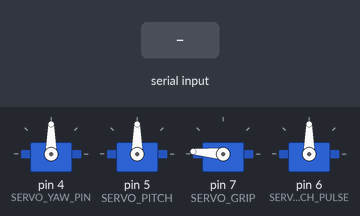
A sketch run on a simulated Arduino Uno, built with avr-gcc and run on an emulated ATmega328P. On the bench: 4 × servo. The inputs (shaded band) are chosen by the test bench.

Above: at 1.2 s.
1.3 s: "90,45\n" received over Serial
At 2.5 s:
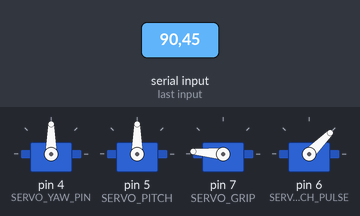
2.8 s: "30,150\n" received over Serial
At 3.9 s:
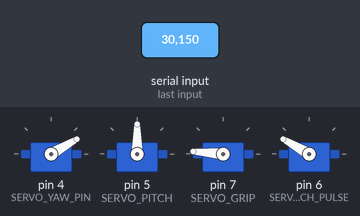
4.3 s: "1,90\n" received over Serial
At 5.0 s:
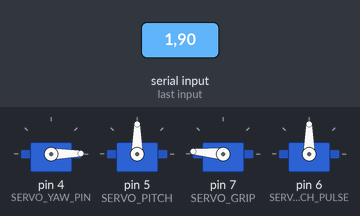
Timing chart, 0 to 7.3 s (numbered marks = the images above; inputs shaded):
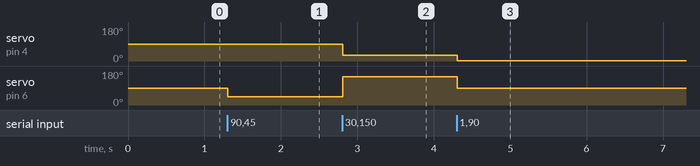

The sketch:

final_script_arduino.ino
```cpp
#include <Servo.h>

// Criação dos objetos Servo
Servo servo_yaw;     // Movimento da base (Yaw)
Servo servo_pitch;   // Movimento vertical (Pitch)
Servo servo_pulse;
Servo servo_gripper;

// Pinos correspondentes
const int SERVO_YAW_PIN = 4;
const int SERVO_PITCH = 5;
const int SERVO_PITCH_PULSE = 6;
const int SERVO_GRIP = 7;

void setup() {
  Serial.begin(9600);
  servo_yaw.attach(SERVO_YAW_PIN);
  servo_pitch.attach(SERVO_PITCH);
  servo_gripper.attach(SERVO_GRIP);
  servo_pulse.attach(SERVO_PITCH_PULSE);

  // Posições iniciais (neutras)
  servo_yaw.write(90);
  servo_pitch.write(90);
  servo_pulse.write(90);
  servo_gripper.write(175);
}

void loop() {
  if (Serial.available()) {
    // Lê a linha recebida (espera algo como "120,90\n")
    String data = Serial.readStringUntil('\n');

    // Encontra a posição da vírgula
    int commaIndex = data.indexOf(',');

    // Garante que a vírgula existe
    if (commaIndex > 0) {
      // Extrai os dois valores como strings
      String yawStr = data.substring(0, commaIndex);
      String pitchStr = data.substring(commaIndex + 1);

      // Converte para inteiros
      int yawVal = yawStr.toInt();
      int pitchVal = pitchStr.toInt();

      // Limita os valores entre 0 e 180 graus
      yawVal = constrain(yawVal, 0, 180);
      pitchVal = constrain(pitchVal, 0, 180);

      // Atualiza os servos
      servo_yaw.write(yawVal);
      servo_pulse.write(pitchVal);

      // (Opcional) Debug:
      // Serial.print("Yaw: "); Serial.print(yawVal);
      // Serial.print(" | Pitch: "); Serial.println(pitchVal);
    }
  }
}
```

Measured:
- after the input at 1.3 s, servo on pin 6 (SERVO_PITCH_PULSE): 90° → 45° at once
- after the input at 2.8 s, servo on pin 4 (SERVO_YAW_PIN): 90° → 30° at once; servo on pin 6 (SERVO_PITCH_PULSE): 45° → 150° at once
- after the input at 4.3 s, servo on pin 4 (SERVO_YAW_PIN): 30° → 1° at once; servo on pin 6 (SERVO_PITCH_PULSE): 150° → 90° at once
